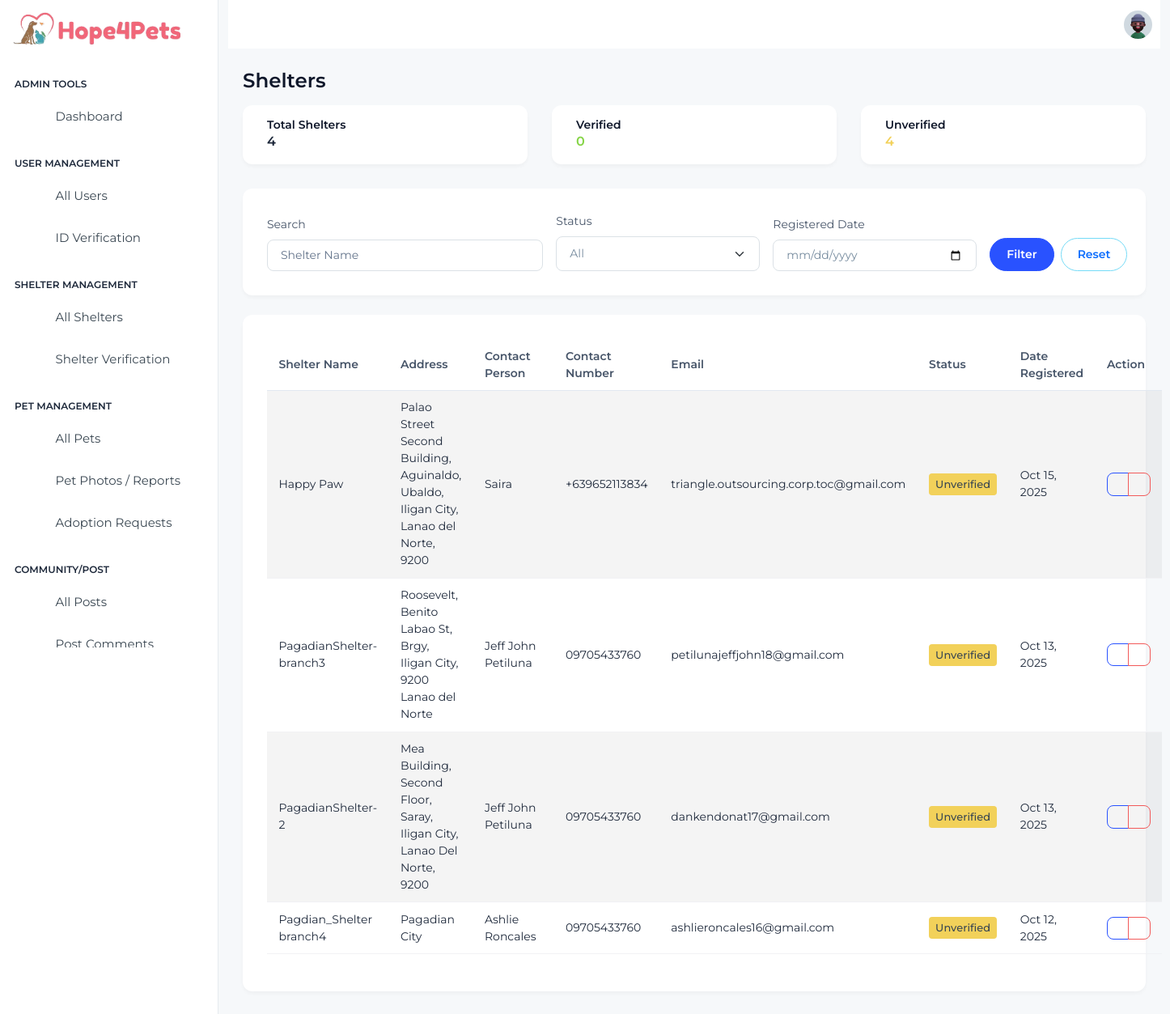
Screenshot of /admin/views/Shelter/shelters.php (signed in) with the database file from the repository.
### tables this page shows
CREATE TABLE `shelters` (
  `id` bigint(20) UNSIGNED NOT NULL,
  `user_id` bigint(20) UNSIGNED NOT NULL,
  `shelter_name` varchar(255) NOT NULL,
  `shelter_photo` varchar(255) NOT NULL,
  `address` varchar(255) DEFAULT NULL,
  `contact_number` varchar(50) DEFAULT NULL,
  `verified_badge` tinyint(1) DEFAULT 0,
  `created_at` timestamp NOT NULL DEFAULT current_timestamp(),
  `is_verified` tinyint(1) NOT NULL DEFAULT 0,
  `verified_at` timestamp NULL DEFAULT NULL,
  `verified_by` bigint(20) UNSIGNED DEFAULT NULL
);

CREATE TABLE `users` (
  `id` bigint(20) UNSIGNED NOT NULL,
  `full_name` varchar(150) NOT NULL,
  `birthday` date DEFAULT NULL,
  `gender` enum('male','female','other','unspecified') DEFAULT 'unspecified',
  `email` varchar(255) NOT NULL,
  `password_hash` varchar(255) NOT NULL,
  `profile_photo` varchar(255) DEFAULT NULL,
  `location` varchar(255) DEFAULT NULL,
  `contact_number` varchar(50) DEFAULT NULL,
  `is_verified` tinyint(1) DEFAULT 0,
  `created_at` timestamp NOT NULL DEFAULT current_timestamp(),
  `updated_at` timestamp NOT NULL DEFAULT current_timestamp() ON UPDATE current_timestamp()
);

### admin/controllers/Shelter/shelters-controller.php (called while the page is built, shortened)
<?php
require_once __DIR__ . '/../../../controllers/BaseController.php';
class SheltersController extends BaseController {
    public static function listAllSheltersWithDetails(string $search = '', string $status = '', string $registeredDate = ''): array {
        $sql = "SELECT
                    s.id,
                    s.shelter_name,
                    s.address,
                    s.contact_number,
                    s.is_verified,
                    s.created_at,
                    u.full_name AS owner_name,
                    u.email AS owner_email
                FROM shelters s
                LEFT JOIN users u ON s.user_id = u.id";
        $params = [];
        $types = '';
        $sql .= " ORDER BY s.created_at DESC";
        return self::fetchAll($sql, $types, $params) ?? [];
    }
    public static function getShelterStats(): array {
        $sql = "SELECT
                    COUNT(*) AS total,
                    SUM(CASE WHEN is_verified = 1 THEN 1 ELSE 0 END) AS verified,
                    SUM(CASE WHEN is_verified = 0 THEN 1 ELSE 0 END) AS unverified
                FROM shelters";
        $stats = self::fetchOne($sql);
        return [
            'total' => $stats['total'] ?? 0,
            'verified' => $stats['verified'] ?? 0,
            'unverified' => $stats['unverified'] ?? 0,
        ];
    }
}

### controllers/BaseController.php (called while the page is built, shortened)
<?php
require_once __DIR__ . '/../config/db-connection/db_connection.php';
abstract class BaseController {
    protected static ?mysqli $conn = null;
    protected static function db(): mysqli {
        if (self::$conn === null) {
            global $conn;
            self::$conn = $conn;
        }
        return self::$conn;
    }
    protected static function fetchAll(string $sql, string $types = '', array $params = []): array {
        $mysqli = self::db();
        try {
            $result = $mysqli->query($sql);
            $rows = $result->fetch_all(MYSQLI_ASSOC);
            return $rows;
        } catch (mysqli_sql_exception $e) {
            error_log('DB error in fetchAll: ' . $e->getMessage() . ' -- SQL: ' . $sql);
            return [];
        }
    }
    protected static function fetchOne(string $sql, string $types = '', array $params = []): ?array {
        $rows = self::fetchAll($sql, $types, $params);
        return $rows[0] ?? null;
    }
}

### admin/views/Shelter/shelters.php (the view, shortened to what this page needs)
<?php
require_once __DIR__ . '/../../controllers/Shelter/shelters-controller.php';
$search = htmlspecialchars($_GET['search'] ?? '', ENT_QUOTES);
$status = htmlspecialchars($_GET['status'] ?? '', ENT_QUOTES);
$registeredDate = htmlspecialchars($_GET['registered_date'] ?? '', ENT_QUOTES);
$shelters = SheltersController::listAllSheltersWithDetails($search, $status, $registeredDate);
$shelterStats = SheltersController::getShelterStats();
?>
<?php
include dirname(__DIR__, 2) . '/sidebar.php';
?>
<div class="body-wrapper">
    <?php include dirname(__DIR__, 2) . '/header.php'; ?>
    <div class="container-fluid">
        <div class="d-flex align-items-center justify-content-between mb-3">
            <h3 class="mb-0">Shelters</h3>
        </div>
        <div class="row">
            <div class="col-sm-6 col-lg-4">
                <div class="card card-body py-3">
                    <div class="d-flex align-items-center">
                        <div class="me-3">
                            <h6 class="mb-0">Total Shelters</h6>
                            <span class="fs-4 fw-bold"><?= $shelterStats['total'] ?></span>
                        </div>
                        <div class="ms-auto">
                            <div class="d-flex align-items-center justify-content-center w-35px h-35px rounded-circle bg-light-primary text-primary">
                                <i class="ti ti-building-community fs-5"></i>
                            </div>
                        </div>
                    </div>
                </div>
            </div>
            <div class="col-sm-6 col-lg-4">
                <div class="card card-body py-3">
                    <div class="d-flex align-items-center">
                        <div class="me-3">
                            <h6 class="mb-0">Verified</h6>
                            <span class="fs-4 fw-bold text-success"><?= $shelterStats['verified'] ?></span>
                        </div>
                        <div class="ms-auto">
                            <div class="d-flex align-items-center justify-content-center w-35px h-35px rounded-circle bg-light-success text-success">
                                <i class="ti ti-circle-check fs-5"></i>
                            </div>
                        </div>
                    </div>
                </div>
            </div>
            <div class="col-sm-6 col-lg-4">
                <div class="card card-body py-3">
                    <div class="d-flex align-items-center">
                        <div class="me-3">
                            <h6 class="mb-0">Unverified</h6>
                            <span class="fs-4 fw-bold text-warning"><?= $shelterStats['unverified'] ?></span>
                        </div>
                        <div class="ms-auto">
                            <div class="d-flex align-items-center justify-content-center w-35px h-35px rounded-circle bg-light-warning text-warning">
                                <i class="ti ti-clock-hour-4 fs-5"></i>
                            </div>
                        </div>
                    </div>
                </div>
            </div>
        </div>
        <div class="card mb-4">
            <div class="card-body">
                <form action="shelters.php" method="GET" class="row g-3 align-items-end">
                    <div class="col-md-4">
                        <label for="search" class="form-label">Search</label>
                        <input type="text" class="form-control" id="search" name="search" placeholder="Shelter Name" value="<?= $search ?>">
                    </div>
                    <div class="col-md-3">
                        <label for="status" class="form-label">Status</label>
                        <select id="status" name="status" class="form-select">
                            <option value="" <?= $status === '' ? 'selected' : '' ?>>All</option>
                        </select>
                    </div>
                    <div class="col-md-3">
                        <label for="registered_date" class="form-label">Registered Date</label>
                        <input type="date" class="form-control" id="registered_date" name="registered_date" value="<?= $registeredDate ?>">
                    </div>
                    <div class="col-md-2 d-flex align-items-end">
                        <div class="d-grid gap-2 d-md-flex">
                            <button type="submit" class="btn btn-primary">Filter</button>
                            <a href="shelters.php" class="btn btn-outline-secondary">Reset</a>
                        </div>
                    </div>
                </form>
            </div>
        </div>
        <div class="card">
            <div class="card-body">
                <div class="table-responsive">
                    <table class="table table-sm table-striped table-hover">
                        <thead>
                            <tr>
                                <th>Shelter Name</th>
                                <th>Address</th>
                                <th>Contact Person</th>
                                <th>Contact Number</th>
                                <th>Email</th>
                                <th>Status</th>
                                <th>Date Registered</th>
                                <th>Action</th>
                            </tr>
                        </thead>
                        <tbody>
                            <?php if (empty($shelters)): ?>
                                <tr>
                                    <td colspan="8" class="text-center">No shelters found.</td>
                                </tr>
                            <?php else: ?>
                                <?php foreach ($shelters as $s): ?>
                                    <tr>
                                        <td style="min-width: 150px; white-space: normal;"><?= htmlspecialchars($s['shelter_name'] ?? '–') ?></td>
                                        <td style="min-width: 100px; white-space: normal;"><?= htmlspecialchars($s['address'] ?? '–') ?></td>
                                        <td style="min-width: 100px; white-space: normal;"><?= htmlspecialchars($s['owner_name'] ?? '–') ?></td>
                                        <td style="min-width: 100px; white-space: normal;"><?= htmlspecialchars($s['contact_number'] ?? '–') ?></td>
                                        <td style="min-width: 100px; white-space: normal;"><?= htmlspecialchars($s['owner_email'] ?? '–') ?></td>
                                        <td>
                                            <?php if (!empty($s['is_verified'])): ?>
                                                <span class="badge bg-success">Verified</span>
                                            <?php else: ?>
                                                <span class="badge bg-warning text-dark">Unverified</span>
                                            <?php endif; ?>
                                        </td>
                                        <td><?= htmlspecialchars((new DateTime($s['created_at']))->format('M d, Y') ?? '–') ?></td>
                                        <td>
                                            <div class="btn-group btn-group-sm" role="group" aria-label="Shelter Actions">
                                                <a href="view-shelter.php?id=<?= $s['id'] ?>" class="btn btn-outline-primary" title="View Details">
                                                    <i class="ti ti-eye"></i>
                                                </a>
                                                <a href="delete-shelter.php?id=<?= $s['id'] ?>" class="btn btn-outline-danger" title="Delete" onclick="return confirm('Are you sure you want to delete this shelter?');">
                                                    <i class="ti ti-trash"></i>
                                                </a>
                                            </div>
                                        </td>
                                    </tr>
                                <?php endforeach; ?>
                            <?php endif; ?>
                        </tbody>
                    </table>
                </div>
            </div>
        </div>
    </div>
</div>
<?php include dirname(__DIR__, 2) . '/footer.php'; ?>

### assets/css/admin-theme.css (style rules this page uses)
body, .card, .left-sidebar, .navbar, .app-header, .sidebar-nav, .dropdown-menu, .table, .page-wrapper { transition: background-color .25s ease, color .25s ease, border-color .25s ease; }
body.theme-light { background-color: #f5f7fa; color: #1e293b; }
body.theme-light .card { background-color: #ffffff; color: inherit; }
body.theme-light .table, body.theme-dark .table { background:transparent !important; }
body.theme-light .table thead, body.theme-dark .table thead { background:transparent !important; }
body.theme-light .table thead th { border-bottom:1px solid #e2e8f0 !important; }
body.theme-light .table-striped > tbody > tr:nth-of-type(odd) > * { background: rgba(0,0,0,0.02) !important; }
body.theme-light .table-striped > tbody > tr:nth-of-type(even) > *, body.theme-dark .table-striped > tbody > tr:nth-of-type(even) > * { background: transparent !important; }
body.theme-light .table, body.theme-light .table-light { --bs-table-bg: transparent !important; --bs-table-striped-bg: rgba(0,0,0,0.025) !important; --bs-table-hover-bg: rgba(0,0,0,0.04) !important; }
body.theme-light .table th, body.theme-light .table td, body.theme-dark .table th, body.theme-dark .table td { padding: .65rem .9rem !important; vertical-align: middle; }
body.theme-light .table th { font-weight:600; color: var(--h4p-text-secondary); }
body.theme-light { --h4p-text-primary: #1e293b; --h4p-text-secondary: #475569; --h4p-text-muted: #64748b; --h4p-text-invert: #f8fafc; --h4p-heading: #0f172a; --h4p-number: #111827; }
body.theme-light, body.theme-dark { color: var(--h4p-text-primary); }
body.theme-light h1,body.theme-light h2,body.theme-light h3,body.theme-light h4,body.theme-light h5,body.theme-light h6, body.theme-dark h1,body.theme-dark h2,body.theme-dark h3,body.theme-dark h4,body.theme-dark h5,body.theme-dark h6 { color: var(--h4p-heading); }
body.theme-light p, body.theme-dark p, body.theme-light li, body.theme-dark li, body.theme-light td, body.theme-dark td, body.theme-light th, body.theme-dark th { color: var(--h4p-text-primary); }
body.theme-light label, body.theme-dark label { color: var(--h4p-text-secondary); }
body.theme-light ::placeholder { color: var(--h4p-text-muted); opacity:1; }
body.theme-light a { color:#0d6efd; }

### admin/views/Shelter/shelters.php (style rules this page uses)
.table-responsive { overflow-x: unset !important; max-width: 100% !important; }
.table { white-space: normal !important; width: 100% !important; table-layout: auto !important; }

### rows the page displays
shelters: shelter_name "Happy Paw", address "Palao Street Second Building, Aguinaldo, Ubaldo, Iligan City, Lanao del Norte, 9200", user.full_name "Saira", contact_number "+639652113834", user.email "triangle.outsourcing.corp.toc@gmail.com", is_verified "Unverified", created_at "Oct 15, 2025"
shelters: shelter_name "PagadianShelter-branch3", address "Roosevelt, Benito Labao St, Brgy, Iligan City, 9200 Lanao del Norte", user.full_name "Jeff John Petiluna", contact_number "09705433760", user.email "petilunajeffjohn18@gmail.com", is_verified "Unverified", created_at "Oct 13, 2025"
shelters: shelter_name "PagadianShelter-2", address "Mea Building, Second Floor, Saray, Iligan City, Lanao Del Norte, 9200", user.full_name "Jeff John Petiluna", contact_number "09705433760", user.email "dankendonat17@gmail.com", is_verified "Unverified", created_at "Oct 13, 2025"
shelters: shelter_name "Pagdian_Shelter branch4", address "Pagadian City", user.full_name "Ashlie Roncales", contact_number "09705433760", user.email "ashlieroncales16@gmail.com", is_verified "Unverified", created_at "Oct 12, 2025"

### other values shown
$shelterStats['total'] "4"
$shelterStats['verified'] "0"
$shelterStats['unverified'] "4"
